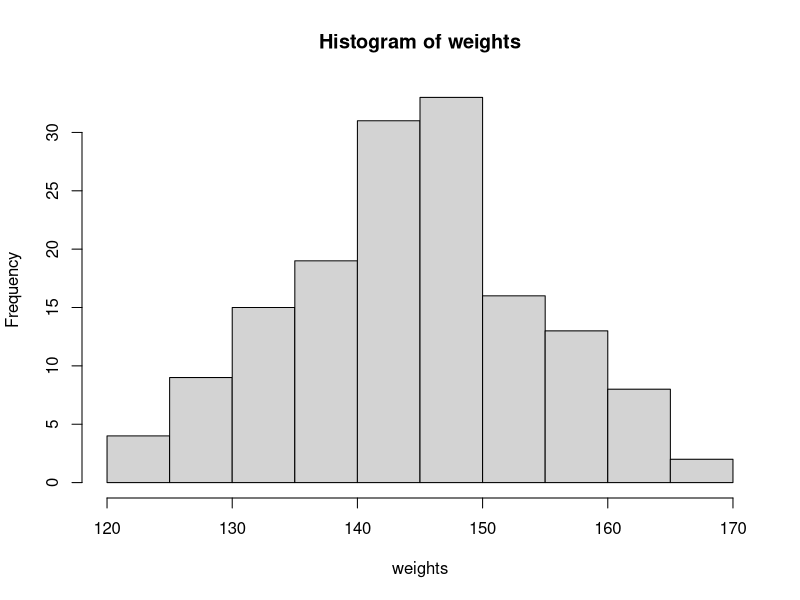
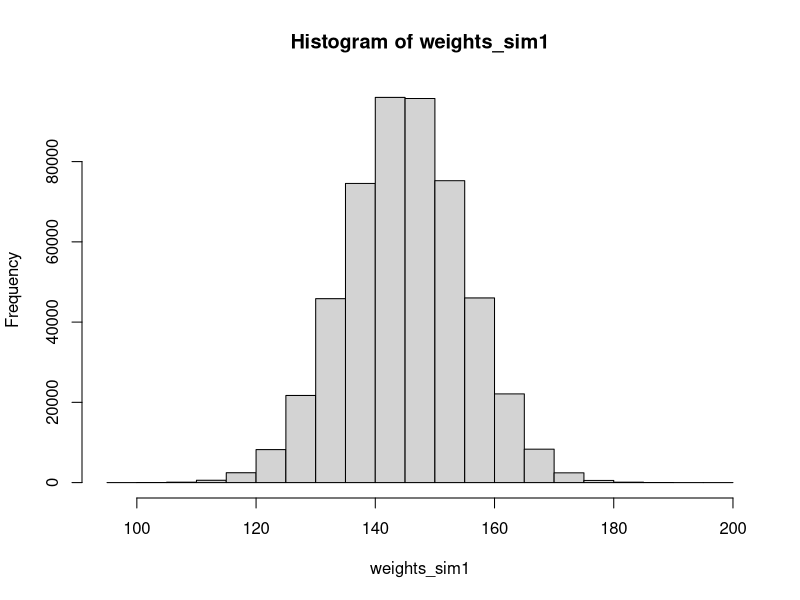
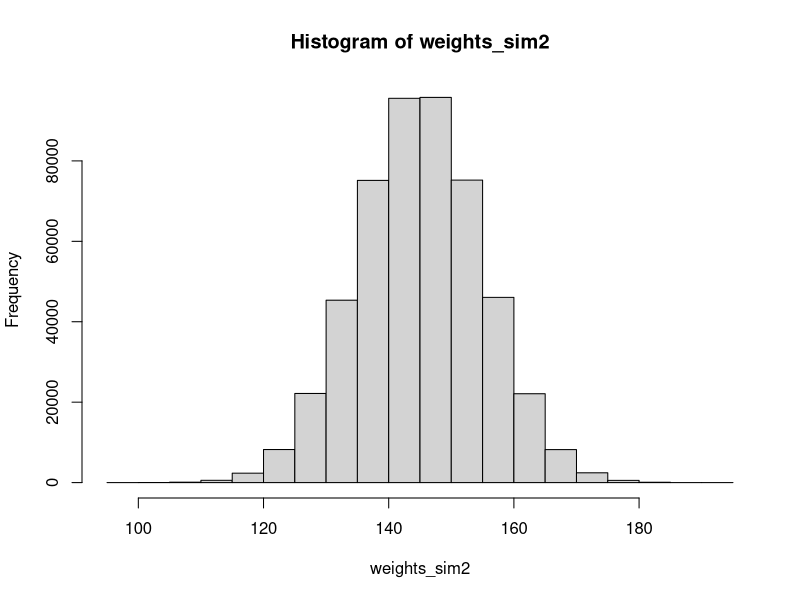
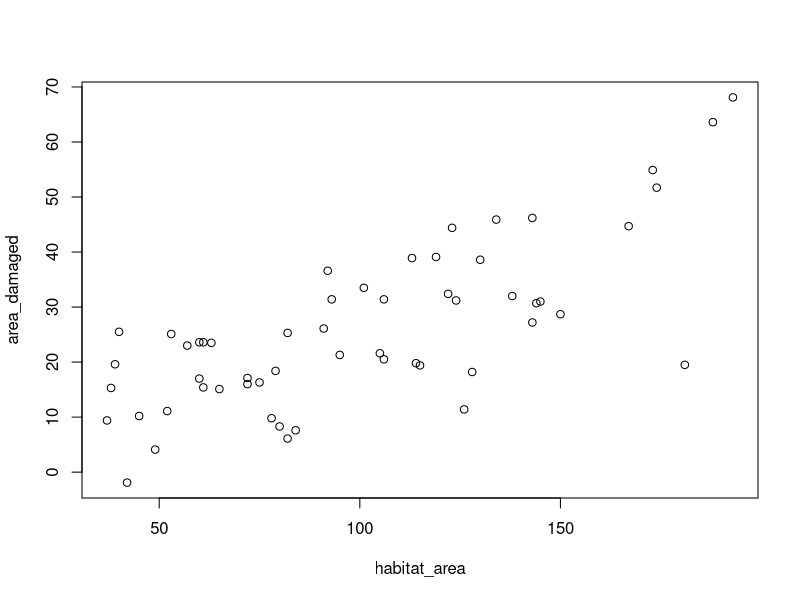
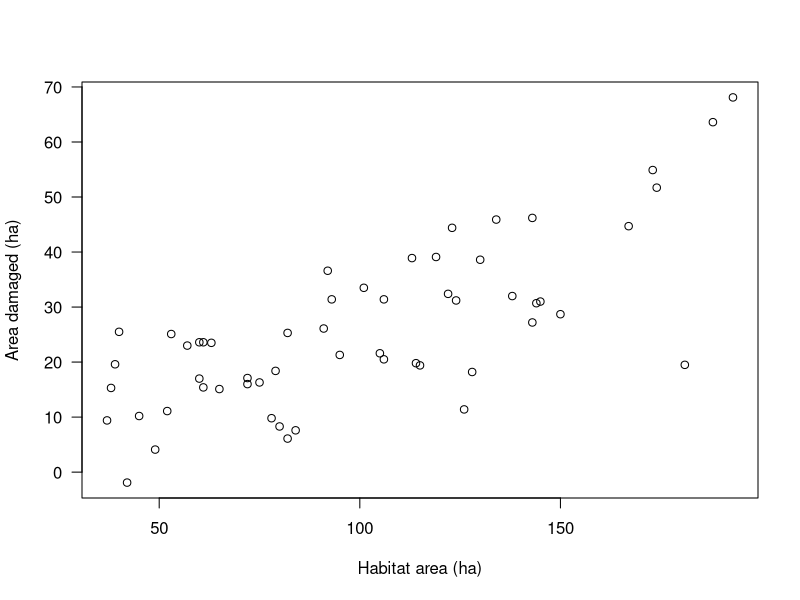
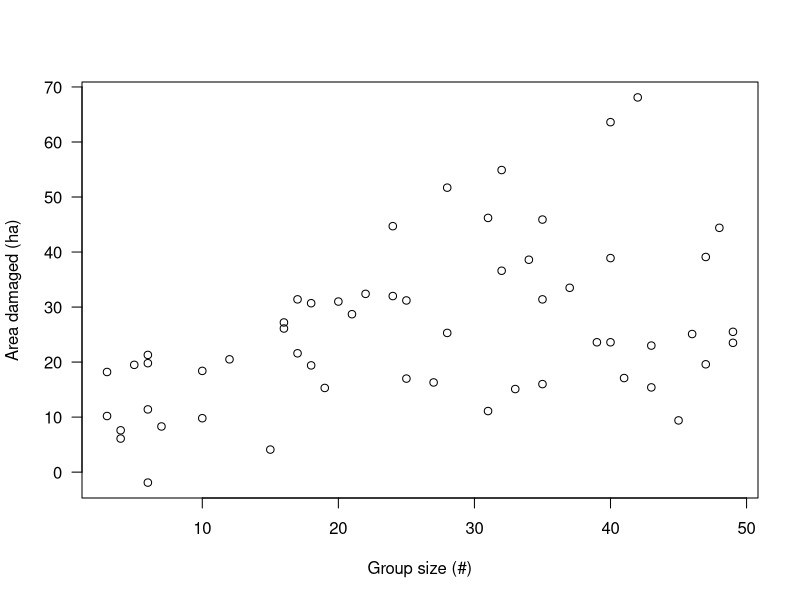
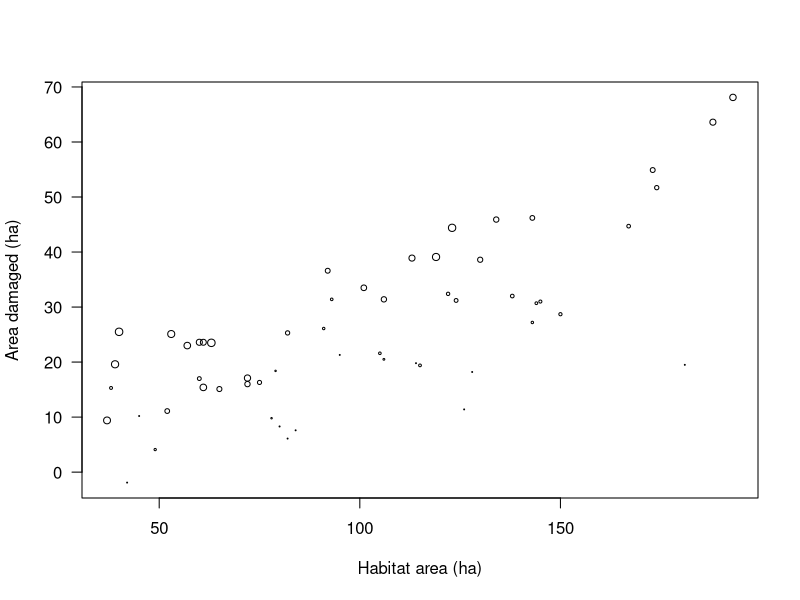
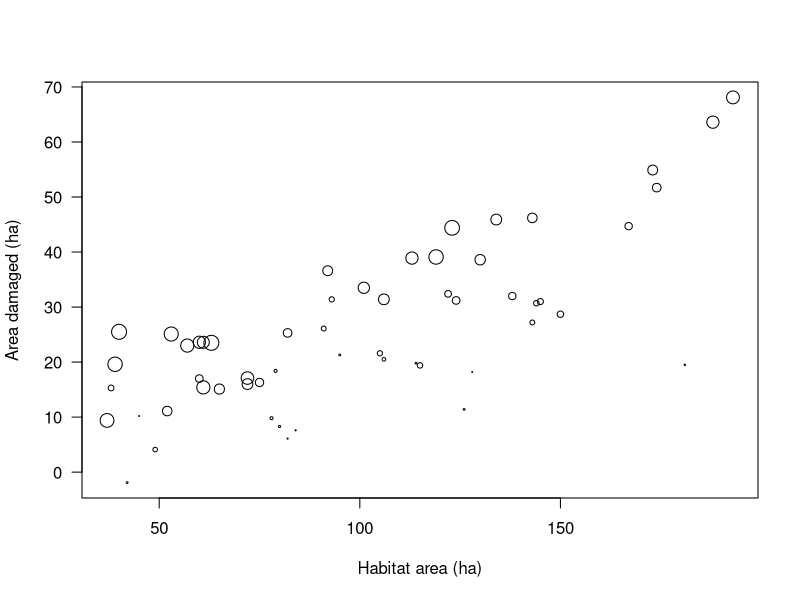

These charts were generated, in order, by the following R code:
## ----unnamed-chunk-1---- ##
weight_mn<- 145
weight_sd<- 10
n<- 150 # number of samples
weights<- rnorm(n,weight_mn,weight_sd)
weights # lets look at the weights
 
 
 
## ----unnamed-chunk-2---- ##
hist(weights)
 
 
 
## ----unnamed-chunk-3---- ##
# the mean
mean(weights) # should be close to 145
# the standard deviation
sd(weights) # should be close to 10
 
 
 
## ----unnamed-chunk-4---- ##
fit<- lm(weights~1)

# THE SUMMARY OF THE LINEAR MODEL
# THE INTERCEPT IS VERY CLOSE TO THE MEAN WE CALCULATED PREVIOUS
summary(fit)
 
 
 
## ----unnamed-chunk-5---- ##
typeof(fit)
 
 
 
## ----unnamed-chunk-6---- ##
names(fit)
 
 
 
## ----unnamed-chunk-7---- ##
# THE VECTOR OF COEFFICIENTS
fit$coefficients
 
 
 
## ----unnamed-chunk-8---- ##
beta0<- fit$coefficients
 
 
 
## ----unnamed-chunk-9---- ##
mean(weights)-beta0
 
 
 
## ----unnamed-chunk-10---- ##
fit
summary(fit)
 
 
 
## ----unnamed-chunk-11---- ##
names(fit)
 
 
 
## ----unnamed-chunk-12---- ##
output<- summary(fit)
names(output)
 
 
 
## ----unnamed-chunk-13---- ##
# SHOULD BE RIGHT ABOUT 10
output$sigma
 
 
 
## ----unnamed-chunk-14---- ##
sd(weights)-output$sigma
 
 
 
## ----unnamed-chunk-15---- ##
n<- 500000
weights_sim1<- weight_mn + rnorm(n,0,weight_sd)
mean(weights_sim1)
sd(weights_sim1)
 
 
 
## ----unnamed-chunk-16---- ##
weights_sim2<- rnorm(n,weight_mn,weight_sd)
mean(weights_sim2)
sd(weights_sim2)
 
 
 
## ----unnamed-chunk-17---- ##
hist(weights_sim1)
hist(weights_sim2)
 
 
 
## ----unnamed-chunk-18---- ##
# THIS WILL READ IN THE CSV FILE FROM YOUR WORKING
# DIRECTORY 
damage_dat<- read.csv("damage-data.csv") 
damage_dat
 
 
 
## ----unnamed-chunk-19---- ##
plot(area_damaged~habitat_area, damage_dat)
 
 
 
## ----unnamed-chunk-20---- ##
plot(area_damaged~habitat_area, damage_dat,
    xlab="Habitat area (ha)",
    ylab="Area damaged (ha)",
    las=1) # make y-axis labels perpendicular to x-axis
 
 
 
## ----unnamed-chunk-21---- ##
plot(area_damaged~group_size, damage_dat,
    xlab="Group size (#)",
    ylab="Area damaged (ha)",
    las=1)
 
 
 
## ----unnamed-chunk-22---- ##
damage_dat$group_size_scl<- (damage_dat$group_size-0)/(max(damage_dat$group_size)-0)
 
 
 
## ----unnamed-chunk-23---- ##
plot(area_damaged~habitat_area, damage_dat,
    xlab="Habitat area (ha)",
    ylab="Area damaged (ha)",
    las=1,
    cex=damage_dat$group_size_scl)# point sizes scaled to group size
 
 
 
## ----unnamed-chunk-24---- ##
plot(area_damaged~habitat_area, damage_dat,
    xlab="Habitat area (ha)",
    ylab="Area damaged (ha)",
    las=1,
    cex=damage_dat$group_size_scl*2)# double the scale
 
 
 
## ----unnamed-chunk-25---- ##
plot(group_size~habitat_area, damage_dat,
    xlab="Habitat area (ha)",
    ylab="Group size (#)",
    las=1)
 
 
 
## ----unnamed-chunk-26---- ##
pairs(damage_dat)
 
 
 
## ----unnamed-chunk-27---- ##
fit<- lm(area_damaged~habitat_area+group_size+habitat_area:group_size,
    data=damage_dat)
 
 
 
## ----unnamed-chunk-28---- ##
plot(fit)
 
 
 
## ----unnamed-chunk-29---- ##
damage_dat$fitted <- fitted(fit)
plot(area_damaged~fitted,data=damage_dat)
abline(0,1)# add a 1:1 line for comparison
 
 
 
## ----unnamed-chunk-30---- ##
damage_dat$resids <- resid(fit)
hist(damage_dat$resids )
 
 
 
## ----unnamed-chunk-31---- ##
summary(fit)
betas<- summary(fit)$coefficients
betas
sigma<- summary(fit)$sigma
sigma
 
 
 
